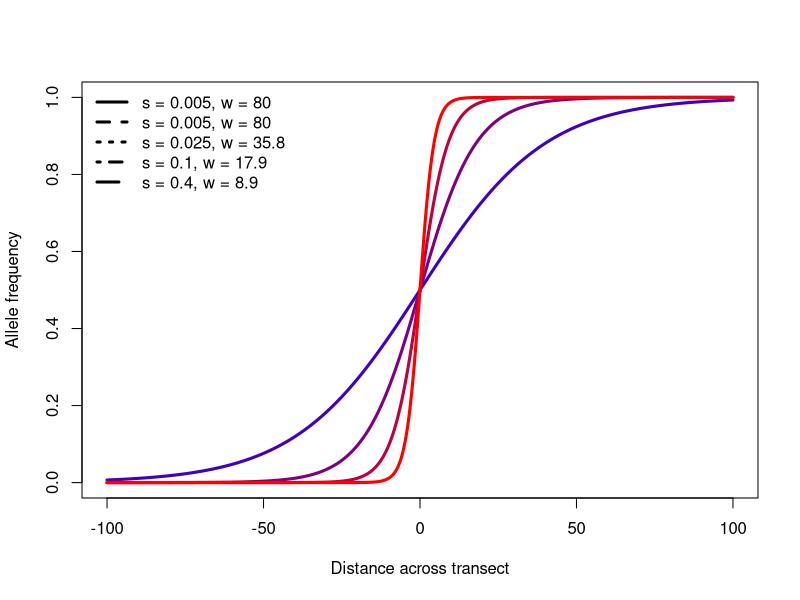
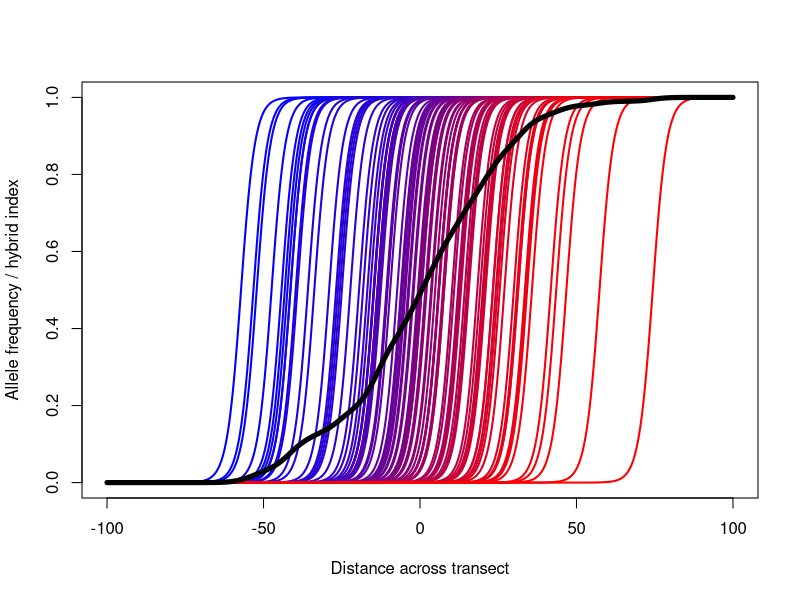
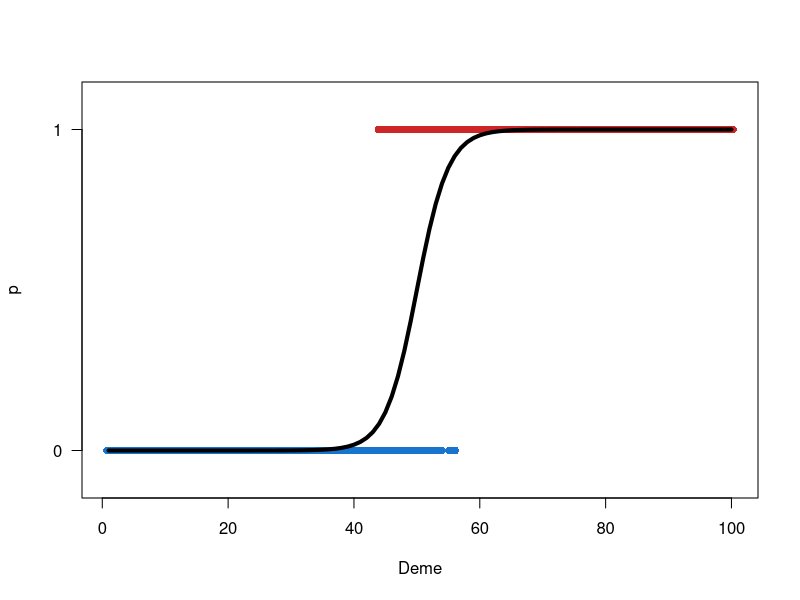

The R source for these figures, in order:
################# plot a set of clines for variying values of s with fixed sigma ################# 

# transect
x <- seq(-100, 100, length.out = 1000)

# value of dispersal
sigma <- 2

# Different strengths of selection
s_values <- c(0.005, 0.005, 0.025, 0.1, 0.4) # first value is a dummy position used to set up the plot. Its plotted white

# Cline centre
centre <- 0

# for each s calculate the expected cline width assuming het disadvantage (coefficient proportionality of 8)
widths <- sqrt((8 * sigma^2) / s_values)

# Function for sigmoid cline
cline <- function(x, centre, width) {
  1 / (1 + exp(-4 * (x - centre) / width))
}

# assign colours for other clines
cols <- colorRampPalette(c("blue", "red"))(length(s_values))

# Plot first dummy cline white to set up plot
plot(
  x,
  cline(x, centre, widths[1]),
  type = "l",
  lwd = 3, col="white",
  ylim = c(0, 1),
  xlab = "Distance across transect",
  ylab = "Allele frequency",
)

# Add remaining clines
for (i in 2:length(s_values)) {
  lines(
    x,
    cline(x, centre, widths[i]),
    lwd = 3,
    lty = 1,
    col = cols[i]
  )
}

# Add cline centre
# abline(v = centre, lty = 2, col = "grey50")

# Legend
legend(
  "topleft",
  legend = paste0(
    "s = ", s_values,
    ", w = ", round(widths, 1)
  ),
  lwd = 3,
  lty = seq_along(s_values),
  bty = "n"
)


################ How staggered clines broaden the cline for the hybrid index ################# 

# transect
x <- seq(-100, 100, length.out = 1000)

# value of dispersal
sigma <- 2

# fixed strength of selection
s <- 0.4

# number of clines
n_clines <- 100

# sample cline centres around the midpoint of the transect with sd of 25
centres <- rnorm(
  n = n_clines,
  mean = 0,
  sd = 25
)

# order for nicer plotting with colour gradient
centres <- sort(centres)

# expected width for each individual cline
width <- sqrt((8 * sigma^2) / s)

# Function for sigmoid cline
cline <- function(x, centre, width) {
  1 / (1 + exp(-4 * (x - centre) / width))
}

# Make matrix of individual clines
cline_matrix <- sapply(centres, function(c) {
  cline(x, centre = c, width = width)
})

# Hybrid index: average across clines
hybrid_index <- rowMeans(cline_matrix)

# Colours for individual clines
cols <- colorRampPalette(c("blue", "red"))(length(centres))

# Plot blank canvas
plot(
  x,
  hybrid_index,
  type = "n",
  ylim = c(0, 1),
  xlab = "Distance across transect",
  ylab = "Allele frequency / hybrid index"
)

# Add individual clines
for (i in seq_along(centres)) {
  lines(
    x,
    cline_matrix[, i],
    lwd = 2,
    col = cols[i]
  )
}

# Add hybrid index
lines(
  x,
  hybrid_index,
  lwd = 5,
  col = "black"
)


######## geographic overlap of two taxa with no hybridization
## this is just achieved via binomial samling along the sigmoid, note that the 4 purple hybrids are added to the plot manually in adobe illustrator

# -----------------------------
# Parameters
# -----------------------------

n_demes <- 100
n_ind <- 20

centre <- 50
width <- 10 ##### this controls the amount of overlap of the lineages

# deme positions
demes <- 1:n_demes

# -----------------------------
# Expected cline
# -----------------------------

# probability of sampling a type-1 individual in each deme
p_type1 <- 1 / (1 + exp(-4 * (demes - centre) / width))

# -----------------------------
# Binomial sampling
# -----------------------------

# number of type-1 individuals per deme
n_type1 <- rbinom(
  n = n_demes,
  size = n_ind,
  prob = p_type1
)

# number of type-0 individuals per deme
n_type0 <- n_ind - n_type1

# observed allele frequency / mean hybrid index per deme
mean_type1 <- n_type1 / n_ind

# -----------------------------
# Individual-level data for plotting
# -----------------------------

deme_id <- rep(demes, each = n_ind)

type <- unlist(
  lapply(seq_along(demes), function(i) {
    c(rep(0, n_type0[i]), rep(1, n_type1[i]))
  })
)

# -----------------------------
# Plot individuals and cline
# -----------------------------

plot(
  deme_id + runif(length(deme_id), -0.25, 0.25),
  type,
  pch = 16,
  col = ifelse(type == 0, "dodgerblue3", "firebrick3"),
  ylim = c(-0.1, 1.1),
  xlab = "Deme",
  ylab = "p",
  yaxt = "n",
)

axis(
  side = 2,
  at = c(0, 1),
  labels = c("0", "1"),
  las = 1
)

# expected sigmoid cline
lines(
  demes,
  p_type1,
  lwd = 4,
  col = "black",
  lty = 1
)
